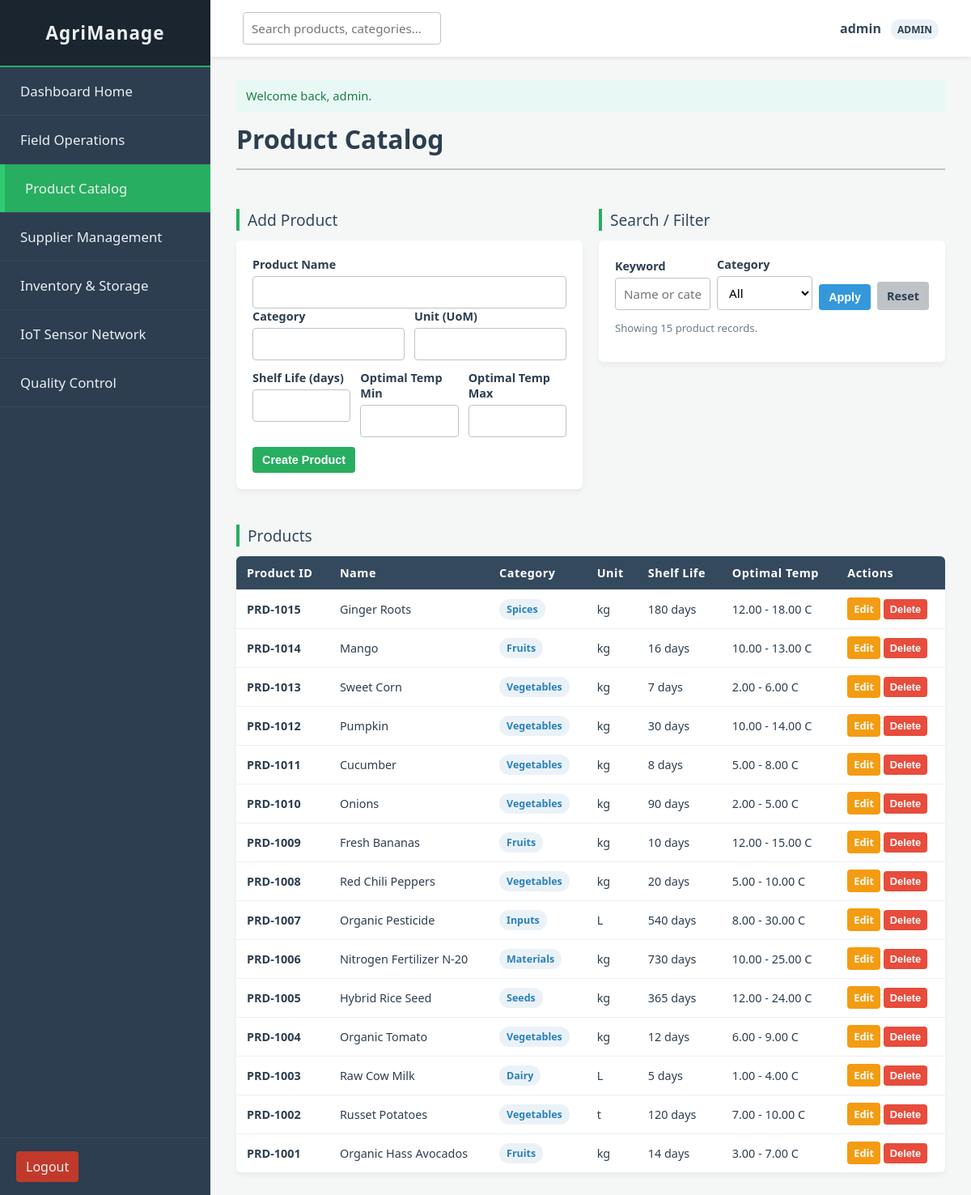
/modules/products.php (signed in), run on the app's committed database.
### tables this page shows
CREATE TABLE `products` (
  `product_id` INT AUTO_INCREMENT PRIMARY KEY,
  `product_name` VARCHAR(150) NOT NULL,
  `category` VARCHAR(80) NOT NULL,
  `unit_of_measurement` VARCHAR(30) NOT NULL,
  `base_shelf_life_days` INT NOT NULL,
  `optimal_temp_min` DECIMAL(6,2) NOT NULL,
  `optimal_temp_max` DECIMAL(6,2) NOT NULL,
  KEY `idx_products_name` (`product_name`),
  KEY `idx_products_category` (`category`)
);

### includes/helpers.php (called while the page is built, shortened)
<?php
function h(?string $value): string
{
    return htmlspecialchars((string) $value, ENT_QUOTES, 'UTF-8');
}
function get_value(string $key, mixed $default = null): mixed
{
    return $_GET[$key] ?? $default;
}
function get_flashes(): array
{
    $flashes = $_SESSION['flash'];
    return $flashes;
}
function display_code(string $entity, int $id): string
{
    $map = [
        'field_officer' => ['FO', 2, 0],
        'farmer' => ['FAR', 3, 100],
        'field' => ['FLD', 4, 8000],
        'harvest' => ['HRV', 3, 300],
        'request' => ['REQ', 3, 50],
        'product' => ['PRD', 4, 1000],
        'supplier' => ['SUP', 3, 0],
        'order' => ['ORD', 4, 5000],
        'line_item' => ['LIT', 4, 0],
        'manager' => ['MGR', 3, 100],
        'storage' => ['STR', 3, 0],
        'stock' => ['STK', 4, 5000],
        'sensor' => ['SEN', 3, 0],
        'telemetry' => ['LOG', 7, 9940000],
        'status' => ['STS', 3, 0],
        'qc' => ['QCO', 3, 0],
        'inspection' => ['INSP', 4, 9000],
    ];
    [$prefix, $pad, $offset] = $map[$entity] ?? ['ID', 3, 0];
    $numeric = $id + $offset;
    return $prefix . '-' . str_pad((string) $numeric, $pad, '0', STR_PAD_LEFT);
}

### includes/auth.php (called while the page is built, shortened)
<?php
function current_user(): ?array
{
    return $_SESSION['user'] ?? null;
}

### modules/products.php (the view, shortened to what this page needs)
<?php
$pdo = get_pdo();
$editProduct = null;
$search = trim((string) get_value('q', ''));
$params = [];
$sql = 'SELECT * FROM products';
$sql .= ' ORDER BY product_id DESC';
$stmt = $pdo->prepare($sql);
$stmt->execute($params);
$products = $stmt->fetchAll();
$activePage = 'products';
$searchPlaceholder = 'Search products, categories...';
require __DIR__ . '/../includes/header.php';
?>
<div class="module-header">
    <h1 class="page-title">Product Catalog</h1>
</div>
<div class="dashboard-grid">
    <div>
        <div class="section-title"><?= $editProduct ? 'Edit Product' : 'Add Product' ?></div>
        <div class="form-container">
            <form method="post" action="">
                <div class="form-group">
                    <label>Product Name</label>
                    <input class="form-control" type="text" name="product_name" value="<?= h($editProduct['product_name'] ?? '') ?>" required>
                </div>
                <div class="form-row">
                    <div class="form-group">
                        <label>Category</label>
                        <input class="form-control" type="text" name="category" value="<?= h($editProduct['category'] ?? '') ?>" required>
                    </div>
                    <div class="form-group">
                        <label>Unit (UoM)</label>
                        <input class="form-control" type="text" name="unit_of_measurement" value="<?= h($editProduct['unit_of_measurement'] ?? '') ?>" required>
                    </div>
                </div>
                <div class="form-row">
                    <div class="form-group">
                        <label>Shelf Life (days)</label>
                        <input class="form-control" type="number" min="1" name="base_shelf_life_days" value="<?= h((string) ($editProduct['base_shelf_life_days'] ?? '')) ?>" required>
                    </div>
                    <div class="form-group">
                        <label>Optimal Temp Min</label>
                        <input class="form-control" type="number" step="0.01" name="optimal_temp_min" value="<?= h((string) ($editProduct['optimal_temp_min'] ?? '')) ?>" required>
                    </div>
                    <div class="form-group">
                        <label>Optimal Temp Max</label>
                        <input class="form-control" type="number" step="0.01" name="optimal_temp_max" value="<?= h((string) ($editProduct['optimal_temp_max'] ?? '')) ?>" required>
                    </div>
                </div>
                <div class="button-row">
                    <button type="submit" class="btn btn-primary"><?= $editProduct ? 'Update Product' : 'Create Product' ?></button>
                </div>
            </form>
        </div>
    </div>
    <div>
        <div class="section-title">Search / Filter</div>
        <div class="card">
            <form method="get" action="" class="inline-filter">
                <div class="form-group" style="margin:0;">
                    <label>Keyword</label>
                    <input type="text" name="q" value="<?= h($search) ?>" placeholder="Name or category">
                </div>
                <div class="form-group" style="margin:0;">
                    <label>Category</label>
                    <select name="category">
                        <option value="">All</option>
                    </select>
                </div>
                <button type="submit" class="btn btn-secondary">Apply</button>
                <a href="/agri_inventory_management/modules/products.php" class="btn btn-muted">Reset</a>
            </form>
            <p class="small-text">Showing <?= h((string) count($products)) ?> product records.</p>
        </div>
    </div>
    <div class="full-width">
        <div class="section-title">Products</div>
        <div class="data-table-container">
            <table class="data-table">
                <thead>
                <tr>
                    <th>Product ID</th>
                    <th>Name</th>
                    <th>Category</th>
                    <th>Unit</th>
                    <th>Shelf Life</th>
                    <th>Optimal Temp</th>
                    <th>Actions</th>
                </tr>
                </thead>
                <tbody>
                <?php foreach ($products as $row): ?>
                    <tr>
                        <td><strong><?= h(display_code('product', (int) $row['product_id'])) ?></strong></td>
                        <td><?= h($row['product_name']) ?></td>
                        <td><span class="badge badge-info"><?= h($row['category']) ?></span></td>
                        <td><?= h($row['unit_of_measurement']) ?></td>
                        <td><?= h((string) $row['base_shelf_life_days']) ?> days</td>
                        <td><?= h((string) $row['optimal_temp_min']) ?> - <?= h((string) $row['optimal_temp_max']) ?> C</td>
                        <td>
                            <a class="btn btn-warning btn-sm" href="/agri_inventory_management/modules/products.php?edit_id=<?= h((string) $row['product_id']) ?>">Edit</a>
                            <form method="post" action="" style="display:inline;" data-confirm="Delete this product?">
                                <button type="submit" class="btn btn-danger btn-sm">Delete</button>
                            </form>
                        </td>
                    </tr>
                <?php endforeach; ?>
                </tbody>
            </table>
        </div>
    </div>
</div>
<?php require __DIR__ . '/../includes/footer.php'; ?>

### includes/header.php (shortened to what this page needs)
<?php
$activePage = $activePage ?? '';
$searchPlaceholder = $searchPlaceholder ?? 'Search records...';
?>
<!DOCTYPE html>
<html lang="en">
<head>
    <link rel="stylesheet" href="/agri_inventory_management/assets/css/app.css">
</head>
<body>
<div class="app-container">
    <?php require __DIR__ . '/sidebar.php'; ?>
    <div class="main-wrapper">
        <header class="top-header">
            <div class="search-bar">
                <input type="text" placeholder="<?= h($searchPlaceholder) ?>" disabled>
            </div>
            <div class="user-profile">
                <?= h($user['username'] ?? 'Guest') ?>
                <span class="user-role"><?= h(strtoupper((string) ($user['role'] ?? 'guest'))) ?></span>
            </div>
        </header>
        <main class="content-area">
            <?php foreach (get_flashes() as $flash): ?>
                <div class="flash flash-<?= h($flash['type']) ?>"><?= h($flash['message']) ?></div>
            <?php endforeach; ?>

### includes/sidebar.php (shortened to what this page needs)
<?php
$user = current_user();
$items = [
    'dashboard' => ['Dashboard Home', '/agri_inventory_management/modules/dashboard.php', ['admin', 'field_officer', 'inventory_manager', 'supplier', 'qc_officer', 'iot']],
    'field_operations' => ['Field Operations', '/agri_inventory_management/modules/field_operations.php', ['admin', 'field_officer']],
    'products' => ['Product Catalog', '/agri_inventory_management/modules/products.php', ['admin', 'inventory_manager']],
    'suppliers' => ['Supplier Management', '/agri_inventory_management/modules/suppliers.php', ['admin', 'inventory_manager', 'supplier']],
    'inventory' => ['Inventory & Storage', '/agri_inventory_management/modules/inventory.php', ['admin', 'inventory_manager']],
    'sensors' => ['IoT Sensor Network', '/agri_inventory_management/modules/sensors.php', ['admin', 'iot', 'field_officer', 'inventory_manager']],
    'quality_control' => ['Quality Control', '/agri_inventory_management/modules/quality_control.php', ['admin', 'qc_officer']],
];
?>
<aside class="sidebar">
    <div class="sidebar-header">AgriManage</div>
    <ul class="nav-menu">
        <?php foreach ($items as $key => $item): ?>
            <li class="nav-item <?= $activePage === $key ? 'active' : '' ?>">
                <a href="<?= h($item[1]) ?>"><?= h($item[0]) ?></a>
            </li>
        <?php endforeach; ?>
    </ul>
    <?php if ($user !== null): ?>
        <div class="sidebar-footer">
            <a href="/agri_inventory_management/auth/logout.php" class="logout-link">Logout</a>
        </div>
    <?php endif; ?>
</aside>

### includes/footer.php (shortened to what this page needs)
        </main>
    </div>
</div>
</body>
</html>

### assets/css/app.css (style rules this page uses)
* { box-sizing: border-box; }
body { margin: 0; font-family: 'Segoe UI', Tahoma, Geneva, Verdana, sans-serif; background-color: #f4f7f6; color: #2c3e50; min-width: 1024px; overflow-x: auto; }
a { color: inherit; text-decoration: none; }
.app-container { display: flex; min-height: 100vh; }
.sidebar { width: 260px; background-color: #2c3e50; color: #ecf0f1; display: flex; flex-direction: column; flex-shrink: 0; }
.sidebar-header { padding: 25px 20px; font-size: 1.4rem; font-weight: bold; background-color: #1a252f; text-align: center; letter-spacing: 1px; border-bottom: 2px solid #27ae60; }
.nav-menu { list-style: none; padding: 0; margin: 0; }
.nav-item { border-bottom: 1px solid #34495e; }
.nav-item a { display: block; padding: 18px 25px; transition: background 0.3s ease; font-size: 1.05rem; }
.nav-item.active a { background-color: #27ae60; border-left: 6px solid #2ecc71; }
.sidebar-footer { margin-top: auto; padding: 16px 20px; border-top: 1px solid #34495e; }
.logout-link { display: inline-block; color: #ecf0f1; background: #c0392b; padding: 8px 12px; border-radius: 4px; }
.main-wrapper { flex-grow: 1; display: flex; flex-direction: column; min-height: 100vh; }
.top-header { height: 70px; background-color: #ffffff; box-shadow: 0 2px 5px rgba(0, 0, 0, 0.08); display: flex; align-items: center; justify-content: space-between; padding: 0 40px; flex-shrink: 0; }
.search-bar input { padding: 10px 15px; border: 1px solid #bdc3c7; border-radius: 4px; width: 350px; font-size: 1rem; background: #f8fbfb; }
.user-profile { font-weight: bold; color: #34495e; }
.user-role { margin-left: 8px; background: #eaf2f8; color: #2c3e50; font-size: 0.75rem; padding: 4px 8px; border-radius: 12px; }
.content-area { padding: 28px 32px; flex-grow: 1; overflow-y: auto; }
.module-header { display: flex; justify-content: space-between; align-items: center; border-bottom: 2px solid #bdc3c7; padding-bottom: 15px; margin-bottom: 24px; }
.page-title { margin: 0; color: #2c3e50; font-size: 2rem; }
.section-title { font-size: 1.2rem; color: #34495e; margin-bottom: 12px; margin-top: 24px; display: flex; justify-content: space-between; align-items: center; border-left: 4px solid #27ae60; padding-left: 10px; }
.dashboard-grid { display: grid; grid-template-columns: 1fr 1fr; gap: 20px; }
.full-width { grid-column: 1 / -1; }
.data-table-container, .form-container, .card { background: #fff; border-radius: 6px; box-shadow: 0 4px 6px rgba(0, 0, 0, 0.05); overflow: hidden; }
.form-container, .card { padding: 20px; }
.data-table { width: 100%; border-collapse: collapse; }
.data-table th, .data-table td { padding: 11px 13px; text-align: left; border-bottom: 1px solid #ecf0f1; font-size: 0.9rem; }
.data-table th { background-color: #34495e; color: #fff; font-weight: 600; letter-spacing: 0.5px; }
.data-table tr:last-child td { border-bottom: none; }
.form-row { display: flex; gap: 12px; margin-bottom: 12px; }
.form-group { flex: 1; }
.form-group label { display: block; margin-bottom: 5px; font-weight: 600; font-size: 0.9rem; }
.form-control, input[type="text"], input[type="number"], input[type="date"], input[type="datetime-local"], select, textarea { width: 100%; padding: 9px 10px; border: 1px solid #bdc3c7; border-radius: 4px; font-family: inherit; font-size: 0.95rem; background: #fff; }
.button-row { display: flex; gap: 8px; margin-top: 8px; flex-wrap: wrap; }
.btn, button { border: none; border-radius: 4px; cursor: pointer; font-size: 0.9rem; font-weight: 600; padding: 8px 12px; }
.btn-primary { background-color: #27ae60; color: #fff; }
.btn-secondary { background-color: #3498db; color: #fff; }
.btn-warning { background-color: #f39c12; color: #fff; }
.btn-danger { background-color: #e74c3c; color: #fff; }
.btn-muted { background-color: #bdc3c7; color: #2c3e50; }
.btn-sm { font-size: 0.8rem; padding: 5px 8px; }
.badge { padding: 4px 9px; border-radius: 12px; font-size: 0.78rem; font-weight: bold; display: inline-block; }
.badge-info { background-color: #eaf2f8; color: #2980b9; }
.flash { margin-bottom: 12px; border-radius: 4px; padding: 10px 12px; font-size: 0.92rem; }
.flash-success { background: #e8f8f5; color: #1d7d46; }
.inline-filter { display: flex; gap: 8px; align-items: end; margin-bottom: 12px; }
.small-text { font-size: 0.82rem; color: #6b7d8a; }

### data on the page
products: product_id "PRD-1015", product_name "Ginger Roots", category "Spices", unit_of_measurement "kg", base_shelf_life_days "180", optimal_temp_min "12.00", optimal_temp_max "18.00"
products: product_id "PRD-1014", product_name "Mango", category "Fruits", unit_of_measurement "kg", base_shelf_life_days "16", optimal_temp_min "10.00", optimal_temp_max "13.00"
products: product_id "PRD-1013", product_name "Sweet Corn", category "Vegetables", unit_of_measurement "kg", base_shelf_life_days "7", optimal_temp_min "2.00", optimal_temp_max "6.00"
products: product_id "PRD-1012", product_name "Pumpkin", category "Vegetables", unit_of_measurement "kg", base_shelf_life_days "30", optimal_temp_min "10.00", optimal_temp_max "14.00"
products: product_id "PRD-1011", product_name "Cucumber", category "Vegetables", unit_of_measurement "kg", base_shelf_life_days "8", optimal_temp_min "5.00", optimal_temp_max "8.00"
products: product_id "PRD-1010", product_name "Onions", category "Vegetables", unit_of_measurement "kg", base_shelf_life_days "90", optimal_temp_min "2.00", optimal_temp_max "5.00"
products: product_id "PRD-1009", product_name "Fresh Bananas", category "Fruits", unit_of_measurement "kg", base_shelf_life_days "10", optimal_temp_min "12.00", optimal_temp_max "15.00"
products: product_id "PRD-1008", product_name "Red Chili Peppers", category "Vegetables", unit_of_measurement "kg", base_shelf_life_days "20", optimal_temp_min "5.00", optimal_temp_max "10.00"
products: product_id "PRD-1007", product_name "Organic Pesticide", category "Inputs", unit_of_measurement "L", base_shelf_life_days "540", optimal_temp_min "8.00", optimal_temp_max "30.00"
products: product_id "PRD-1006", product_name "Nitrogen Fertilizer N-20", category "Materials", unit_of_measurement "kg", base_shelf_life_days "730", optimal_temp_min "10.00", optimal_temp_max "25.00"
products: product_id "PRD-1005", product_name "Hybrid Rice Seed", category "Seeds", unit_of_measurement "kg", base_shelf_life_days "365", optimal_temp_min "12.00", optimal_temp_max "24.00"
products: product_id "PRD-1004", product_name "Organic Tomato", category "Vegetables", unit_of_measurement "kg", base_shelf_life_days "12", optimal_temp_min "6.00", optimal_temp_max "9.00"
products: product_id "PRD-1003", product_name "Raw Cow Milk", category "Dairy", unit_of_measurement "L", base_shelf_life_days "5", optimal_temp_min "1.00", optimal_temp_max "4.00"
products: product_id "PRD-1002", product_name "Russet Potatoes", category "Vegetables", unit_of_measurement "t", base_shelf_life_days "120", optimal_temp_min "7.00", optimal_temp_max "10.00"
products: product_id "PRD-1001", product_name "Organic Hass Avocados", category "Fruits", unit_of_measurement "kg", base_shelf_life_days "14", optimal_temp_min "3.00", optimal_temp_max "7.00"

### other printed values
$item[0] "Dashboard Home"
$item[0] "Field Operations"
$item[0] "Product Catalog"
$item[0] "Supplier Management"
$item[0] "Inventory & Storage"
$item[0] "IoT Sensor Network"
$item[0] "Quality Control"
$user['username'] "admin"
$user['role'] "ADMIN"
$flash['message'] "Welcome back, admin."
count($products) "15"
